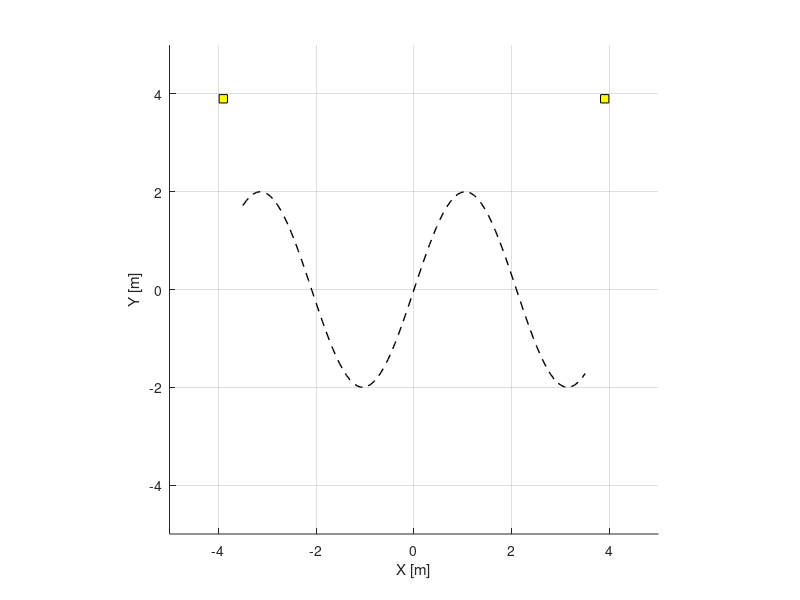

Recreate this plot in MATLAB. (Note: this script raises an error after producing the figure.)
function ekf_sine_path
    clear; clc; close all;

    robotName = 'Marvin';
    laserName = 'LMS100';
    
    path_x = linspace(-3.5, 3.5, 100);
    path_y = 2 * sin(1.5 * path_x);
    path_points = [path_x; path_y];
    current_target_idx = 2;

    Map = containers.Map('KeyType','double','ValueType','any');
    Map(1) = [-3.9, 3.9];
    Map(2) = [3.9, 3.9];

    start_y = 2 * sin(1.5 * -3.5);
    mu = [-3.5; start_y; 0]; 
    P = eye(3) * 0.1; 
    
    Q = diag([0.05, 0.05, 0.01].^2); 
    R = diag([0.1^2, 0.05^2]);
    
    dt = 0.1;
    
    figure('Color', 'white');
    hold on; axis equal; grid on;
    xlabel('X [m]'); ylabel('Y [m]');
    xlim([-5 5]); ylim([-5 5]);
    
    plot(path_x, path_y, 'k--', 'LineWidth', 1);
    
    hOdom = plot(0,0, 'g--', 'LineWidth', 1); 
    hEst  = plot(0,0, 'b-', 'LineWidth', 2);
    hEllipse = plot(0,0, 'r-');
    
    plot([-3.9 3.9], [3.9 3.9], 'ks', 'MarkerFaceColor', 'y');
    
    apoloPlaceMRobot(robotName, [-3.5, start_y, 0.2], 0);
    apoloResetOdometry(robotName, [-3.5, start_y, 0]);
    apoloUpdate();
    
    history_mu = [];
    history_odom = []; 
    
    while current_target_idx <= length(path_points)
        
        target_x = path_points(1, current_target_idx);
        target_y = path_points(2, current_target_idx);
        
        dx = target_x - mu(1);
        dy = target_y - mu(2);
        dist_to_target = sqrt(dx^2 + dy^2);
        
        if dist_to_target < 0.3
            current_target_idx = current_target_idx + 1;
            continue;
        end
        
        target_theta = atan2(dy, dx);
        error_theta = target_theta - mu(3);
        error_theta = atan2(sin(error_theta), cos(error_theta)); 
        
        w = 1.5 * error_theta;
        v = 0.01;
        
        if abs(error_theta) > 0.5
            v = 0.01;
        end
        
        apoloMoveMRobot(robotName, [v, w], dt); 
        
        theta = mu(3);
        G = eye(3);
        G(1,3) = -v * dt * sin(theta);
        G(2,3) =  v * dt * cos(theta);
        
        mu(1) = mu(1) + v * dt * cos(theta);
        mu(2) = mu(2) + v * dt * sin(theta);
        mu(3) = mu(3) + w * dt;
        mu(3) = atan2(sin(mu(3)), cos(mu(3)));
        
        P = G * P * G' + Q;
        
        obs = apoloGetLaserLandMarks(laserName); 
        
        if ~isempty(obs.id)
            for i = 1:length(obs.id)
                lid = obs.id(i);
                z_meas = [obs.distance(i); obs.angle(i)];
                
                if isKey(Map, lid)
                    lm_pos = Map(lid);
                    lx = lm_pos(1);
                    ly = lm_pos(2);
                    
                    dx_lm = lx - mu(1);
                    dy_lm = ly - mu(2);
                    q = dx_lm^2 + dy_lm^2;
                    dist_pred = sqrt(q);
                    angle_pred = atan2(dy_lm, dx_lm) - mu(3);
                    angle_pred = atan2(sin(angle_pred), cos(angle_pred));
                    
                    z_hat = [dist_pred; angle_pred];
                    
                    H = [-(dx_lm/dist_pred), -(dy_lm/dist_pred), 0;
                          (dy_lm/q),        -(dx_lm/q),        -1];
                      
                    S = H * P * H' + R;
                    K = P * H' / S;
                    
                    y_res = z_meas - z_hat;
                    y_res(2) = atan2(sin(y_res(2)), cos(y_res(2)));
                    
                    mu = mu + K * y_res;
                    mu(3) = atan2(sin(mu(3)), cos(mu(3)));
                    P = (eye(3) - K * H) * P;
                end
            end
        end
        
        apoloUpdate(); 
        
        true_pose = apoloGetOdometry(robotName); 
        
        history_mu = [history_mu, mu];
        history_odom = [history_odom, true_pose(1:2)']; 
        
        set(hOdom, 'XData', history_odom(1,:), 'YData', history_odom(2,:)); 
        set(hEst,  'XData', history_mu(1,:), 'YData', history_mu(2,:));
        
        [eigenvec, eigenval] = eig(P(1:2,1:2));
        if eigenval(1,1) >= eigenval(2,2)
            ang = atan2(eigenvec(2,1), eigenvec(1,1));
            sc1 = sqrt(eigenval(1,1)); 
            sc2 = sqrt(eigenval(2,2));
        else
            ang = atan2(eigenvec(2,2), eigenvec(1,2));
            sc1 = sqrt(eigenval(2,2));
            sc2 = sqrt(eigenval(1,1));
        end
        
        t_ell = linspace(0, 2*pi, 50);
        x_ell = 2 * sc1 * cos(t_ell);
        y_ell = 2 * sc2 * sin(t_ell);
        R_ell = [cos(ang) -sin(ang); sin(ang) cos(ang)];
        coords = R_ell * [x_ell; y_ell] + mu(1:2);
        
        set(hEllipse, 'XData', coords(1,:), 'YData', coords(2,:));
        
        drawnow limitrate;
    end
end
